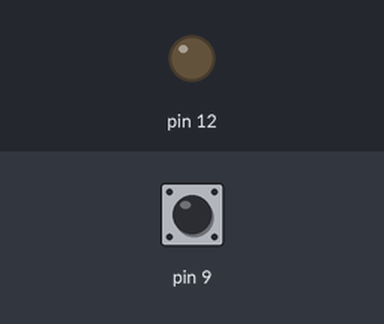
Bench run of a sketch on a simulated Arduino Uno, built with avr-gcc and run on an emulated ATmega328P. On the bench: output pins drawn as LEDs (lit = HIGH). The inputs (shaded band) are chosen by the test bench; at power-on: pin 9 LOW.

Above: at 1.2 s.
1.3 s: pin 9 pulsed HIGH 5 times (0.12 s each, 0.3 s apart)
At 2.8 s:
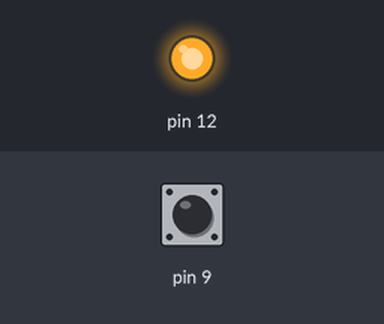
Timing chart, 0 to 4.3 s (numbered marks = the images above; inputs shaded):
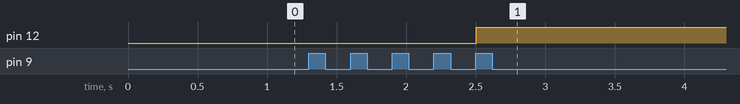

Measured:
- after the input at 1.3 s, pin 12: LOW → HIGH after 1.2 s

The sketch:

contador_led.ino
```cpp
void setup() {
  pinMode (9,INPUT);
  pinMode (12,OUTPUT);
}
boolean Eant = 0, Fl = 0, Fs = 0, Fb = 0;
int cont = 0, led = 0;
void loop() {
  Eant = digitalRead (9);
  delay (10);
  Fl = (Eant ^ (digitalRead (9)));
  if (Fl){
    if (digitalRead(9)){
      Fs = 1;
      Fb = 0;
    }else{
      Fs = 0;
      Fb = 1;
    }
  }
  cont = cont + Fs;
  if (cont >= 5){
    led = !led;
    digitalWrite (12, led);
    //digitalWrite (12,!digitalRead (12));
    cont = 0;
  }
  Fs = 0;
  Fb = 0;
}
```
